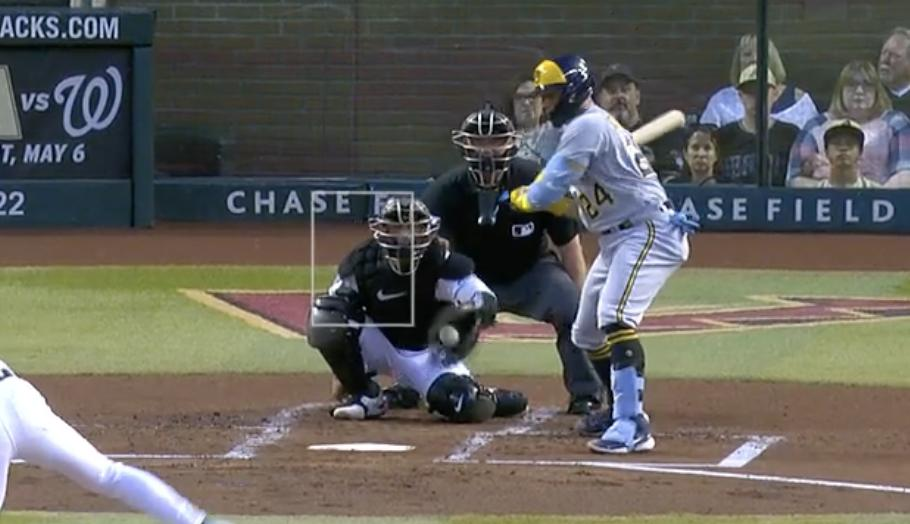
#> input picture test/images/100_png.rf.d38e945e2192bfd62a47f76439909a53.jpg, 910 x 524 px, given in place of the camera
$ python strike_detector.py
#> lines starting #> are read from the running program, lines starting #| are printed output that depends on the picture; after the words box and inside, x2 and y2 are one past the last pixel; in counts of white or black regions, pixels touching at a corner belong together
import cv2
import numpy as np
import time
import csv
import os
from datetime import datetime

# Configuración de color para pelota blanca
color_bajo = np.array([0, 0, 180])
color_alto = np.array([180, 50, 255])

escala_metros_por_pixel = 1 / 250  # Ajusta según tu escena real
fps = 30
camera_index = 0

# Inicialización
cap = cv2.VideoCapture(camera_index)
cap.set(cv2.CAP_PROP_FPS, fps)

# Archivo CSV
if not os.path.exists('registro.csv'):
    with open('registro.csv', 'w', newline='') as f:
        writer = csv.writer(f)
        writer.writerow(['Fecha', 'Velocidad (km/h)'])

# Seguimiento
posicion_anterior = None
tiempo_anterior = time.time()

# Botones
boton_salir = [(10, 420), (130, 460)]
boton_cambiar = [(150, 420), (320, 460)]

def dibujar_boton(frame, esquina1, esquina2, texto, color=(50, 50, 50)):
    cv2.rectangle(frame, esquina1, esquina2, color, -1)
    cv2.putText(frame, texto, (esquina1[0] + 10, esquina2[1] - 10),
                cv2.FONT_HERSHEY_SIMPLEX, 0.6, (255, 255, 255), 2)

def dentro_del_boton(pos, esquina1, esquina2):
    return esquina1[0] <= pos[0] <= esquina2[0] and esquina1[1] <= pos[1] <= esquina2[1]

# [20 lines left out: functions cambiar_camara, manejar_click, not called in this run]

cv2.namedWindow("Strike - Medidor de velocidad")
cv2.setMouseCallback("Strike - Medidor de velocidad", manejar_click)

while True:
    ret, frame = cap.read()
#> frame is the input picture: shape (524, 910, 3); mean B, G, R 91, 96.8, 98.9
    if not ret:
        print("No se pudo acceder a la cámara.")
        break

    frame = cv2.flip(frame, 1)
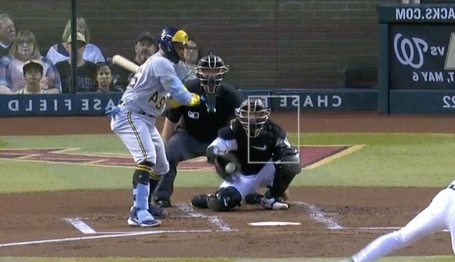
#> frame: shape (524, 910, 3) (shown at 1/2 size); mean B, G, R 91, 96.8, 98.9
    hsv = cv2.cvtColor(frame, cv2.COLOR_BGR2HSV)
#> hsv: shape (524, 910, 3); mean H, S, V 58.9, 62.9, 108.5
    mascara = cv2.inRange(hsv, color_bajo, color_alto)
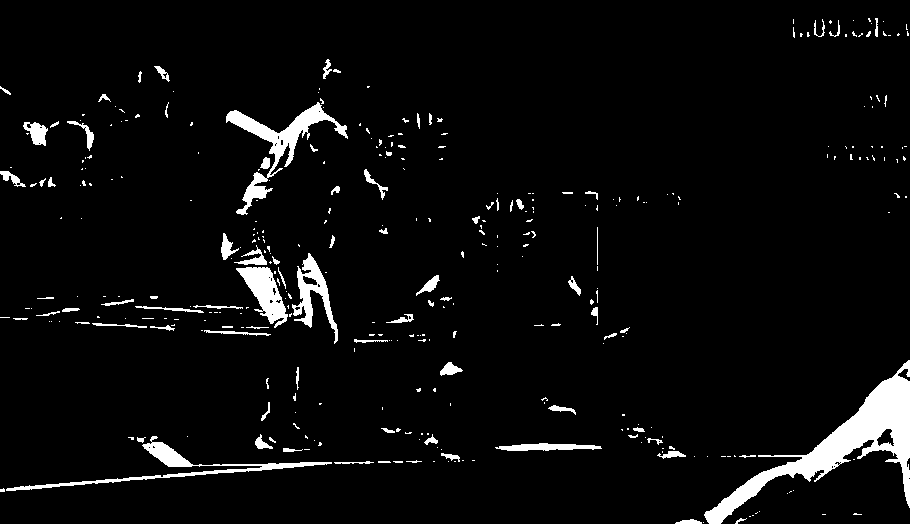
#> mascara: shape (524, 910); 4.6% white; 353 white regions (266 under 20 px), largest, box (x1, y1, x2, y2) and area: (704, 360, 910, 524) 7168, (226, 102, 348, 215) 2620, (6, 436, 332, 491) 1937

    # Ruido fuera
    kernel = np.ones((5, 5), np.uint8)
    mascara = cv2.morphologyEx(mascara, cv2.MORPH_OPEN, kernel)
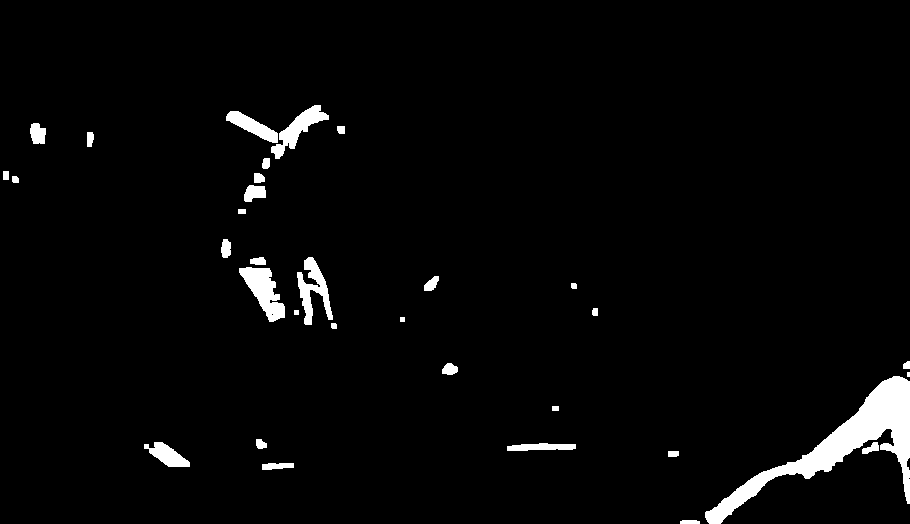
#> mascara: shape (524, 910); 2.9% white; 33 white regions (1 under 20 px), largest, box (x1, y1, x2, y2) and area: (705, 376, 910, 524) 6662, (239, 267, 285, 322) 1267, (297, 257, 333, 325) 1058
    mascara = cv2.morphologyEx(mascara, cv2.MORPH_DILATE, kernel)
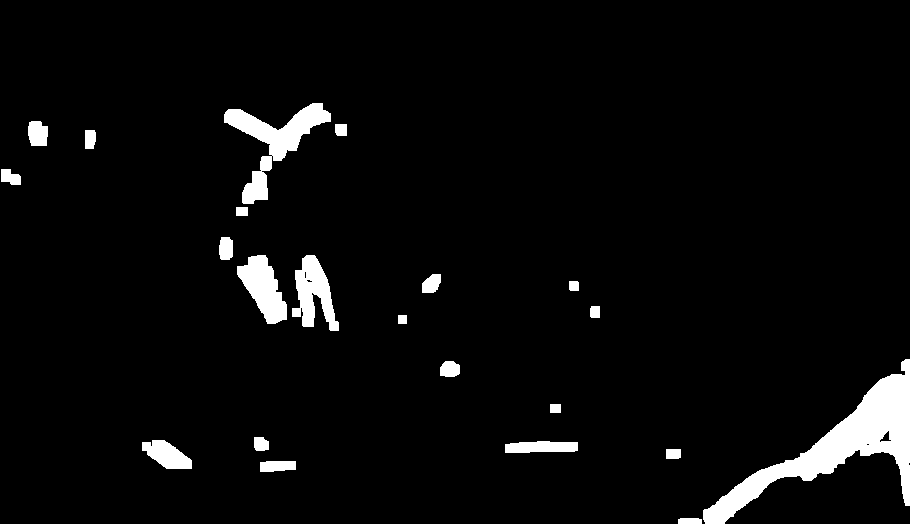
#> mascara: shape (524, 910); 4.3% white; 22 white regions

    contornos, _ = cv2.findContours(mascara, cv2.RETR_EXTERNAL, cv2.CHAIN_APPROX_SIMPLE)
#> contornos = 22 contours; largest, box (x1, y1, x2, y2) and area: (703, 359, 910, 524) 8261, (224, 103, 331, 204) 3080, (237, 255, 287, 324) 1827, (292, 255, 339, 331) 1781, (142, 440, 192, 469) 853

    velocidad_kmh = 0
    estado = "🔍 Buscando pelota..."

    for contorno in contornos:
        area = cv2.contourArea(contorno)
        if 300 < area < 1500:
            (x, y, w, h) = cv2.boundingRect(contorno)
            aspect_ratio = float(w) / h

            if 0.8 < aspect_ratio < 1.2:
                perimeter = cv2.arcLength(contorno, True)
                if perimeter == 0:
                    continue
                circularidad = 4 * np.pi * (area / (perimeter ** 2))

                if circularidad > 0.7:
                    centro = (int(x + w / 2), int(y + h / 2))
                    cv2.circle(frame, centro, 8, (0, 255, 0), -1)

                    tiempo_actual = time.time()
                    if posicion_anterior is not None:
                        distancia_pixeles = np.linalg.norm(np.array(centro) - np.array(posicion_anterior))
                        dt = tiempo_actual - tiempo_anterior

                        if dt > 0:
                            velocidad_m_s = (distancia_pixeles * escala_metros_por_pixel) / dt
                            velocidad_kmh = velocidad_m_s * 3.6
                            estado = "✅ Pelota detectada"

                            with open('registro.csv', 'a', newline='') as f:
                                writer = csv.writer(f)
                                writer.writerow([datetime.now().strftime('%Y-%m-%d %H:%M:%S'), round(velocidad_kmh, 2)])

                    posicion_anterior = centro
                    tiempo_anterior = tiempo_actual
                    break
#> this loop made 22 passes
#> (area, x, y, w, h, aspect_ratio) on passes 2, 4, 5, 21: (312.5, 260, 461, 36, 11, 3.27), (665, 505, 441, 73, 12, 6.08), (853, 142, 440, 50, 29, 1.72), (394, 28, 121, 20, 25, 0.8)

    # Fondo oscuro transparente para texto
    overlay = frame.copy()
    cv2.rectangle(overlay, (0, 0), (640, 80), (0, 0, 0), -1)
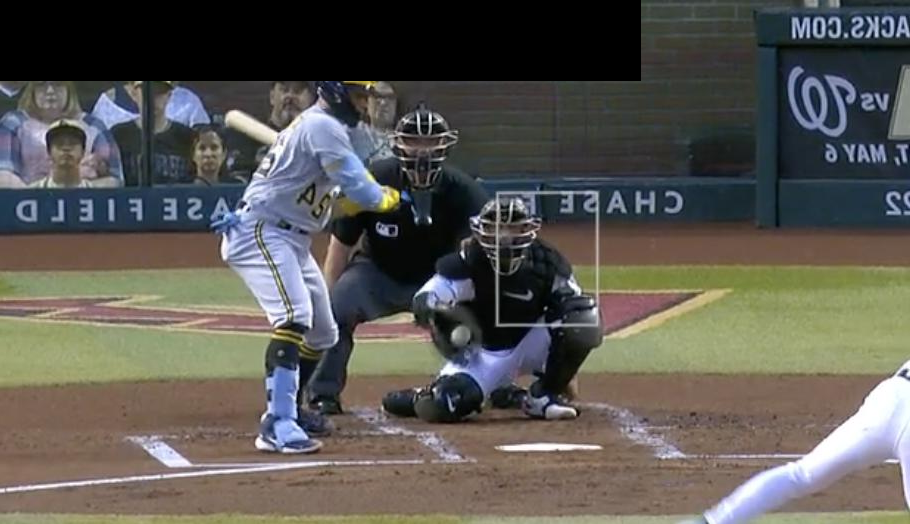
#> overlay: shape (524, 910, 3); 10.89% of pixels changed, all inside (x1, y1, x2, y2) = (0, 0, 641, 81)
    alpha = 0.4
    cv2.addWeighted(overlay, alpha, frame, 1 - alpha, 0, frame)

    # Texto visual
    cv2.putText(frame, f"Velocidad: {velocidad_kmh:.2f} km/h", (10, 35),
                cv2.FONT_HERSHEY_SIMPLEX, 1.0, (255, 255, 255), 3)
    cv2.putText(frame, estado, (10, 70),
                cv2.FONT_HERSHEY_SIMPLEX, 0.85, (0, 255, 255), 2)

    # Dibujar botones
    dibujar_boton(frame, *boton_salir, "Salir", (60, 0, 0))
    dibujar_boton(frame, *boton_cambiar, "Cambiar cámara", (0, 60, 0))
#> call 2 of dibujar_boton, with esquina1 = (150, 420), esquina2 = (320, 460), texto = 'Cambiar cámara', color = (0, 60, 0)
#> in dibujar_boton (call 2), `cv2.putText(frame, texto, (esquina1[0] + 10, esquina2[1] - 10), cv2.FO..`:
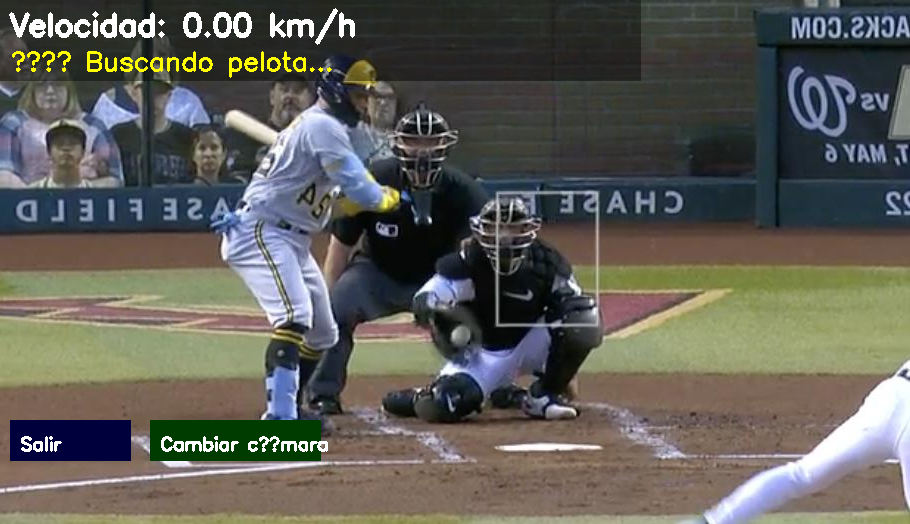
#> frame: shape (524, 910, 3); mean B, G, R 88.4, 95.1, 96.1

    cv2.imshow("Strike - Medidor de velocidad", frame)
    if cv2.waitKey(1) == 27:
#> (key Esc is pressed here)
        break

cap.release()
cv2.destroyAllWindows()

$ run again, on test/images/104_png.rf.6a2c93d1f44a675d9297775b0d486d64.jpg
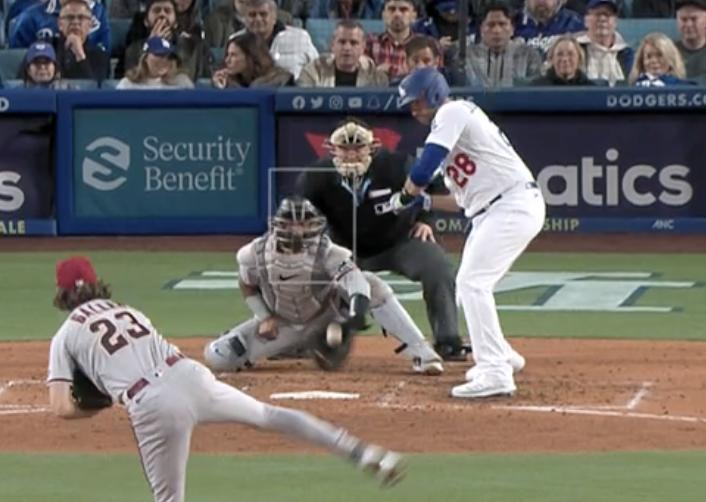
#> input picture test/images/104_png.rf.6a2c93d1f44a675d9297775b0d486d64.jpg, 706 x 502 px, given in place of the camera
#> frame is the input picture: shape (502, 706, 3); mean B, G, R 101.2, 105.7, 108.9
#> hsv: shape (502, 706, 3); mean H, S, V 69.7, 71.4, 121.3
#> `mascara = cv2.morphologyEx(mascara, cv2.MORPH_DILATE, kernel)`:
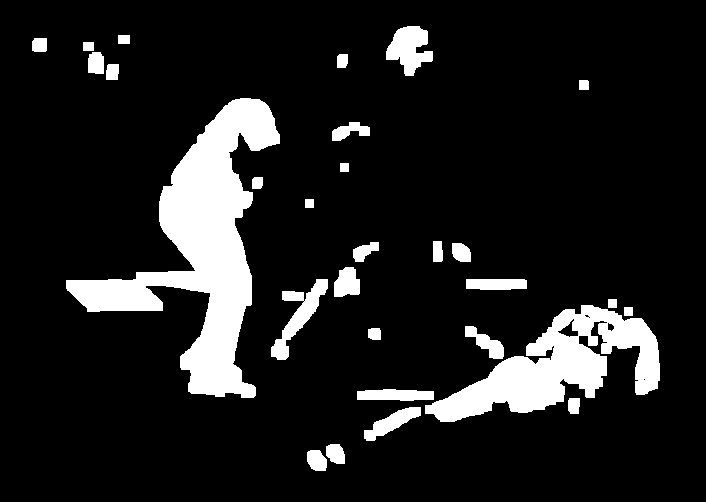
#> mascara: shape (502, 706); 12.1% white; 29 white regions
#> contornos = 29 contours; largest, box (x1, y1, x2, y2) and area: (66, 98, 280, 398) 20540, (425, 305, 660, 422) 11217, (386, 26, 433, 76) 1342, (271, 279, 328, 360) 1338, (364, 407, 421, 441) 730
#> the loop `for contorno in contornos:` made 1 pass
#> (area, x, y, w, h, aspect_ratio, perimeter, circularidad) on pass 1: (310, 307, 450, 20, 21, 0.952, 68.63, 0.827)
#> overlay: shape (502, 706, 3); mean B, G, R 88.8, 93.8, 96.2
#> in dibujar_boton (call 2), `cv2.putText(frame, texto, (esquina1[0] + 10, esquina2[1] - 10), cv2.FO..`:
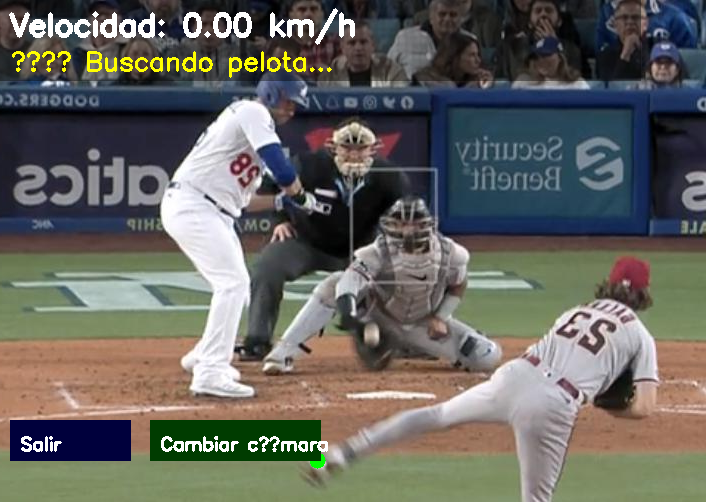
#> frame: shape (502, 706, 3); mean B, G, R 96.4, 102, 102.7

$ run again, on test/images/110_png.rf.3f42e2c282cc58e7a80051640fb7c702.jpg
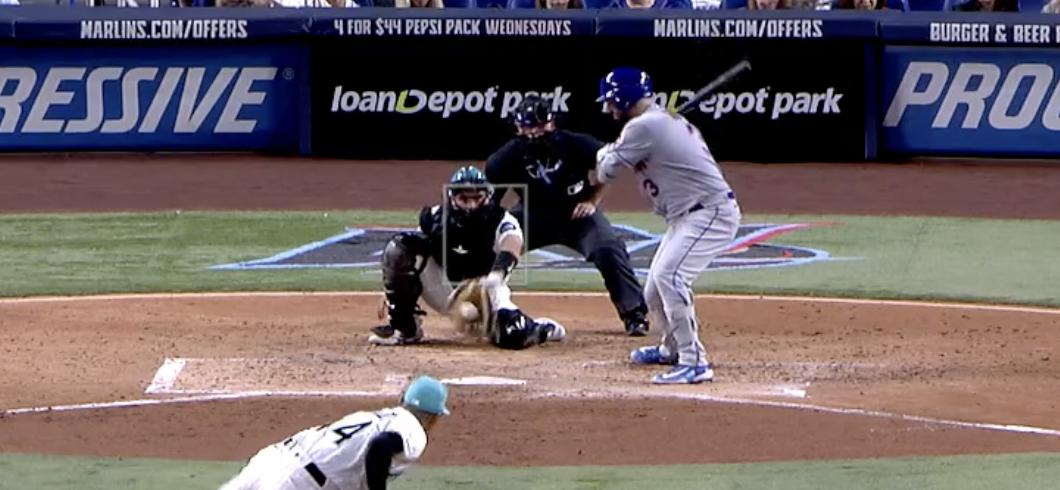
#> input picture test/images/110_png.rf.3f42e2c282cc58e7a80051640fb7c702.jpg, 1060 x 490 px, given in place of the camera
#> frame is the input picture: shape (490, 1060, 3); mean B, G, R 99.7, 97.5, 110
#> hsv: shape (490, 1060, 3); mean H, S, V 62.4, 88, 122.1
#> `mascara = cv2.morphologyEx(mascara, cv2.MORPH_DILATE, kernel)`:
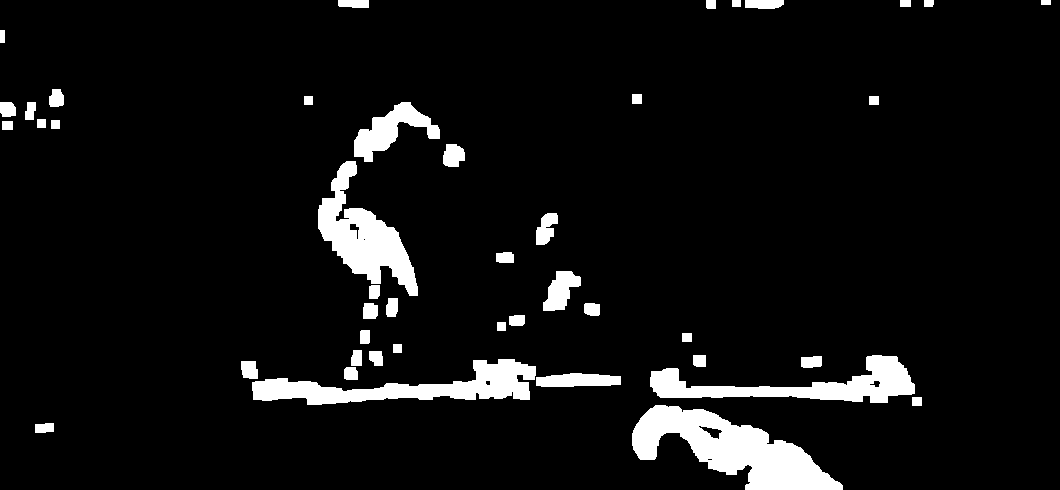
#> mascara: shape (490, 1060); 6.7% white; 44 white regions
#> contornos = 44 contours; largest, box (x1, y1, x2, y2) and area: (632, 405, 843, 490) 8355, (252, 359, 536, 405) 5286, (318, 161, 418, 296) 5272, (650, 355, 915, 403) 4750, (354, 102, 440, 162) 1972
#> the loop `for contorno in contornos:` made 26 passes
#> (area, x, y, w, h, aspect_ratio, perimeter, circularidad) on pass 26: (368.5, 443, 144, 22, 23, 0.957, 79.56, 0.732)
#> overlay: shape (490, 1060, 3); mean B, G, R 93.2, 93.4, 105.9
#> in dibujar_boton (call 2), `cv2.putText(frame, texto, (esquina1[0] + 10, esquina2[1] - 10), cv2.FO..`:
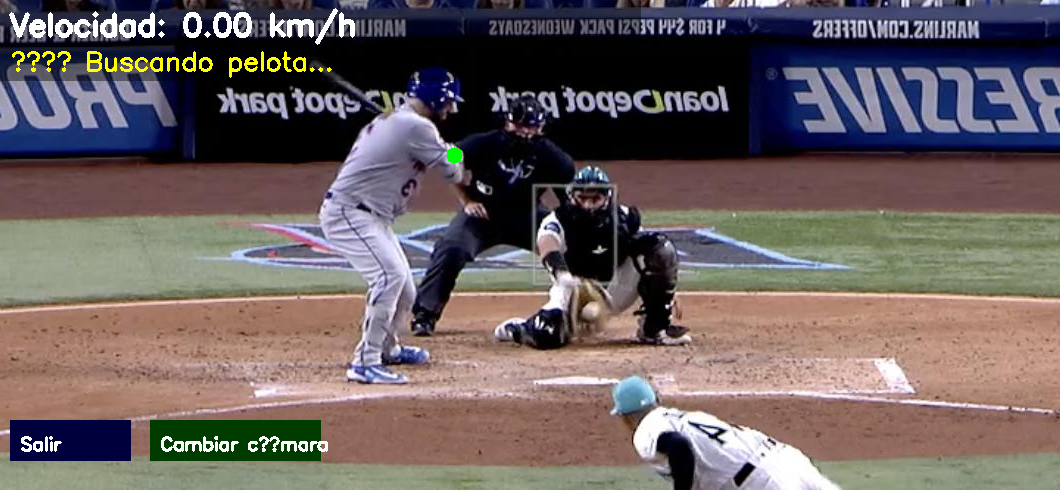
#> frame: shape (490, 1060, 3); mean B, G, R 97.1, 97, 108
